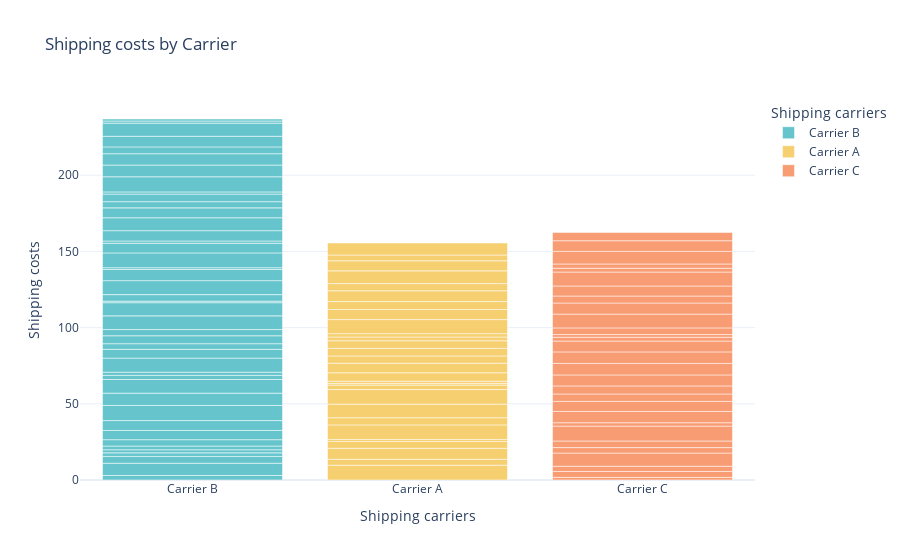

Notebook source saved alongside this figure:
### Code cell
shipping_cost_chart = px.bar(
    data,
    x = "Shipping carriers",
    y = "Shipping costs",
    title = "Shipping costs by Carrier",
    color="Shipping carriers",
    color_discrete_sequence=px.colors.qualitative.Pastel
    )

shipping_cost_chart.show()

### Figure 1 — Plotly figure (JSON) as saved in the notebook; plotly's stock layout.template omitted (floating-point values rounded to 4 significant figures)
{"data": [{"hovertemplate": "Shipping carriers=%{x}<br>Shipping costs=%{y}<extra></extra>", "legendgroup": "Carrier B", "marker": {"color": "rgb(102, 197, 204)", "pattern": {"shape": ""}}, "name": "Carrier B", "orientation": "v", "showlegend": true, "textposition": "auto", "type": "bar", "x": ["Carrier B", "Carrier B", "Carrier B", "Carrier B", "Carrier B", "Carrier B", "Carrier B", "Carrier B", "Carrier B", "Carrier B", "Carrier B", "Carrier B", "Carrier B", "Carrier B", "Carrier B", "Carrier B", "Carrier B", "Carrier B", "Carrier B", "Carrier B", "Carrier B", "Carrier B", "Carrier B", "Carrier B", "Carrier B", "Carrier B", "Carrier B", "Carrier B", "Carrier B", "Carrier B", "Carrier B", "Carrier B", "Carrier B", "Carrier B", "Carrier B", "Carrier B", "Carrier B", "Carrier B", "Carrier B", "Carrier B", "Carrier B", "Carrier B", "Carrier B"], "xaxis": "x", "y": [2.957, 8.054, 4.444, 2.348, 2.04, 2.422, 4.191, 6.038, 6.508, 9.898, 8.101, 8.955, 2.68, 2.108, 9.236, 5.773, 3.694, 5.215, 4.071, 8.979, 8.631, 1.013, 4.305, 9.161, 7.294, 1.194, 9.705, 6.316, 1.513, 6.781, 8.467, 6.496, 4.066, 4.95, 1.454, 9.93, 7.674, 7.472, 4.47, 6.943, 8.63, 1.41, 1.311], "yaxis": "y"}, {"hovertemplate": "Shipping carriers=%{x}<br>Shipping costs=%{y}<extra></extra>", "legendgroup": "Carrier A", "marker": {"color": "rgb(246, 207, 113)", "pattern": {"shape": ""}}, "name": "Carrier A", "orientation": "v", "showlegend": true, "textposition": "auto", "type": "bar", "x": ["Carrier A", "Carrier A", "Carrier A", "Carrier A", "Carrier A", "Carrier A", "Carrier A", "Carrier A", "Carrier A", "Carrier A", "Carrier A", "Carrier A", "Carrier A", "Carrier A", "Carrier A", "Carrier A", "Carrier A", "Carrier A", "Carrier A", "Carrier A", "Carrier A", "Carrier A", "Carrier A", "Carrier A", "Carrier A", "Carrier A", "Carrier A", "Carrier A"], "xaxis": "x", "y": [9.717, 3.891, 7.167, 4.524, 1.325, 9.537, 4.743, 8.878, 9.568, 2.925, 1.019, 1.533, 5.563, 6.248, 4.783, 5.014, 4.938, 2.458, 2.216, 9.228, 6.6, 5.238, 7.055, 4.708, 8.382, 6.576, 3.801, 7.905], "yaxis": "y"}, {"hovertemplate": "Shipping carriers=%{x}<br>Shipping costs=%{y}<extra></extra>", "legendgroup": "Carrier C", "marker": {"color": "rgb(248, 156, 116)", "pattern": {"shape": ""}}, "name": "Carrier C", "orientation": "v", "showlegend": true, "textposition": "auto", "type": "bar", "x": ["Carrier C", "Carrier C", "Carrier C", "Carrier C", "Carrier C", "Carrier C", "Carrier C", "Carrier C", "Carrier C", "Carrier C", "Carrier C", "Carrier C", "Carrier C", "Carrier C", "Carrier C", "Carrier C", "Carrier C", "Carrier C", "Carrier C", "Carrier C", "Carrier C", "Carrier C", "Carrier C", "Carrier C", "Carrier C", "Carrier C", "Carrier C", "Carrier C", "Carrier C"], "xaxis": "x", "y": [1.73, 3.881, 3.405, 8.673, 3.585, 4.339, 9.741, 2.231, 7.407, 6.599, 4.858, 5.288, 7.23, 7.526, 7.577, 7.096, 2.506, 1.774, 4.381, 9.03, 7.292, 4.585, 6.581, 9.148, 2.474, 2.833, 8.249, 7.006, 5.353], "yaxis": "y"}], "layout": {"barmode": "relative", "legend": {"title": {"text": "Shipping carriers"}, "tracegroupgap": 0}, "title": {"text": "Shipping costs by Carrier"}, "xaxis": {"anchor": "y", "categoryarray": ["Carrier B", "Carrier A", "Carrier C"], "categoryorder": "array", "domain": [0, 1], "title": {"text": "Shipping carriers"}}, "yaxis": {"anchor": "x", "domain": [0, 1], "title": {"text": "Shipping costs"}}}}
